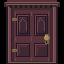

Below is a game level as drawn by its tile map, then a one-line description and the .tmx file that defines it, in full:
An orthogonal 2x2 tile map with 32x32 px tiles, 1 tile layer (Assembly), 3 tilesets.

<map version="1.10" orientation="orthogonal" renderorder="right-down" width="2" height="2" tilewidth="32" tileheight="32" infinite="0" nextlayerid="2" nextobjectid="1">
  <tileset firstgid="1" source="../floors.tsx" />
  <tileset firstgid="321" source="../walls.tsx" />
  <tileset firstgid="961" source="../architecture.tsx" />
  <layer id="1" name="Assembly" width="2" height="2">
    <data encoding="csv">
1985,1986,
2001,2002
</data>
  </layer>
</map>
